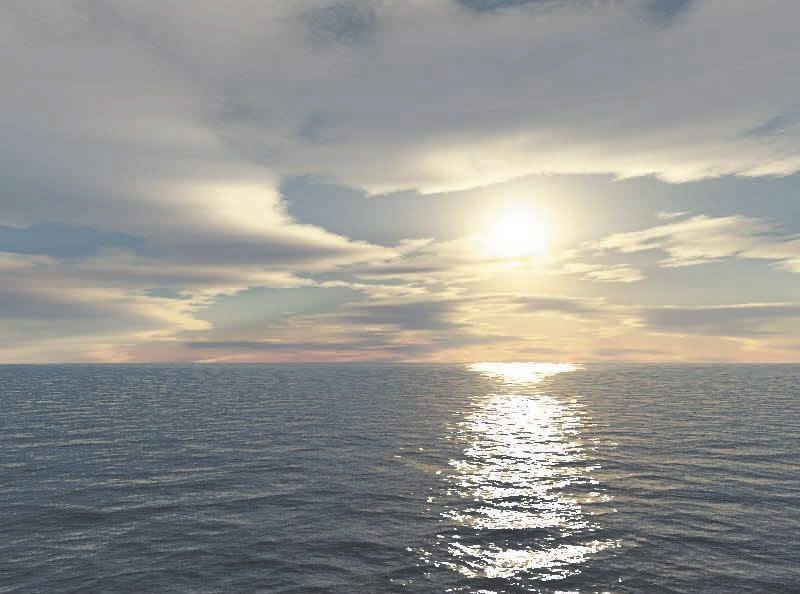
//> input picture pic_1.jpg, 800 x 594 px
$ ./main_-_копия   (built with g++ and OpenCV 4)
//> lines starting //> are read from the running program, lines starting //| are printed output that depends on the picture
#include <opencv2/highgui.hpp>
#include <opencv2/imgproc.hpp>
#include <string.h>
#include <vector>
#include <math.h>

using namespace cv;

#define WND_NAME_RES "Result Picture"

Mat RGB_to_LMS = (Mat_<double>(3,3) <<	0.3811, 0.5783, 0.0402,
										0.1967, 0.7244, 0.0782,
										0.0241, 0.1288, 0.8444);
Mat LMS_to_RGB = (Mat_<double>(3,3) <<	4.4679, -3.5873, 0.1193,
										-1.2186, 2.3809, -0.1624,
										0.0497, -0.2439, 1.2045);
Mat LMS_to_lab_1 = (Mat_<double>(3,3) << 1/sqrt(3), 0, 0,
										0, 1/sqrt(6), 0,
										0, 0, 1/sqrt(2));
Mat LMS_to_lab_2 = (Mat_<double>(3,3) << 1, 1, 1,
											1, 1, -2,
											1, -1, 0);
Mat LMS_to_lab, lab_to_LMS;
struct ct_image
{
	std::string source;
	std::string target;
	std::string result;
};

bool makeCT(ct_image images);

Mat convertTolab(Mat input);
Mat convertFromlab(Mat input);
Mat mult(Mat mat1, Mat mat2);
Mat _transform(Mat mat, Mat core);

int main()
{
	// [5 lines of commented-out code are left out]
	transpose(LMS_to_lab_1, LMS_to_lab_1);
	transpose(LMS_to_lab_2, LMS_to_lab_2);
	ct_image images_1 = {"pic_1.jpg", "pic_2.jpg", "pic_1_2(1).jpg"};
	if(makeCT(images_1))
	{
		Mat res_pic = imread(images_1.result);
		imshow(WND_NAME_RES, res_pic);
		waitKey(0);
	}
	return 0;
}
bool makeCT(ct_image images)
{
	Mat imgs = imread(images.source);
//> imgs is the input picture: 594 rows x 800 cols, CV_8UC3; mean B, G, R 145.3, 148.9, 149
	Mat imgt = imread(images.target);
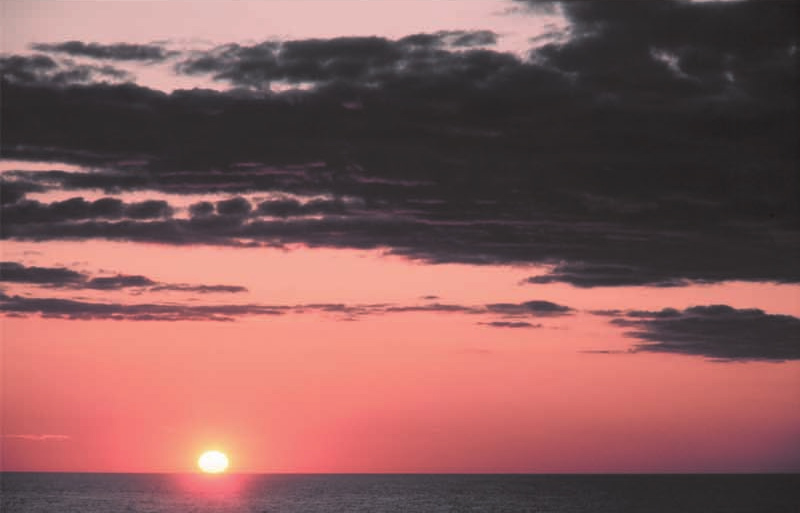
//> input picture pic_2.jpg, 800 x 513 px
//> imgt is the input picture: 513 rows x 800 cols, CV_8UC3; mean B, G, R 90.2, 91.1, 134.9
	Mat imgs_lab = convertTolab(imgs);
//> after the loop in _transform, `for(; iter != res.end<Vec3f>(); iter++)`:
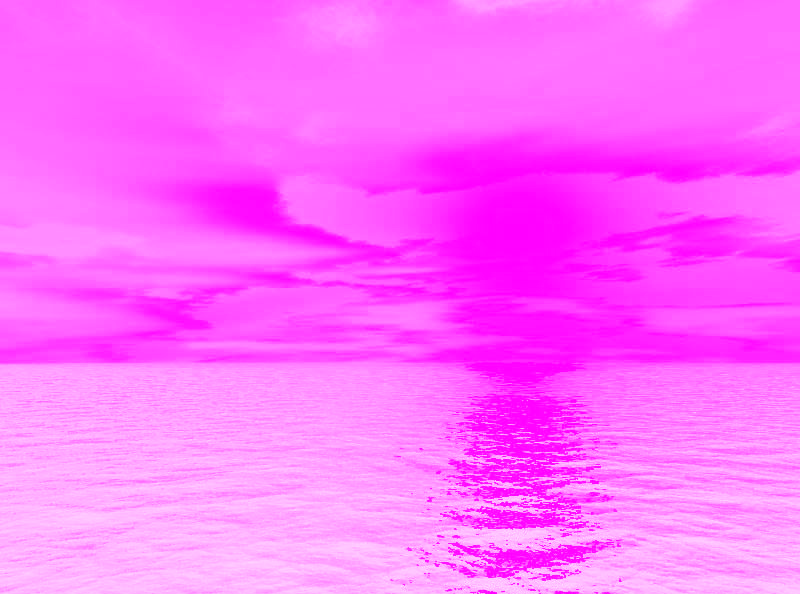
//> res: 594 rows x 800 cols, CV_32FC3; mean B, G, R 1708.5, -1.12e+27, 149; drawn with min black and max white
//> in convertTolab, `img_lms = _transform(img, RGB_to_LMS);`: RGB_to_LMS = [[0.381, 0.578, 0.0402], [0.197, 0.724, 0.0782], [0.0241, 0.129, 0.844]]
//> after the loop in convertTolab, `for(; iter != img_lms.end<Vec3f>(); iter++)`: img_lms: 594 rows x 800 cols, CV_32FC3; 33.33% of the values are NaN or infinite; the others: min 1.46, max 3.48, mean 2.68
//> after the loop in _transform (call 2), `for(; iter != res.end<Vec3f>(); iter++)`: res: 594 rows x 800 cols, CV_32FC3; 66.67% of the values are NaN or infinite; the others: min 1.46, max 2.41, mean 2.15
	Mat imgt_lab = convertTolab(imgt);
//> after the loop in _transform (call 4), `for(; iter != res.end<Vec3f>(); iter++)`:
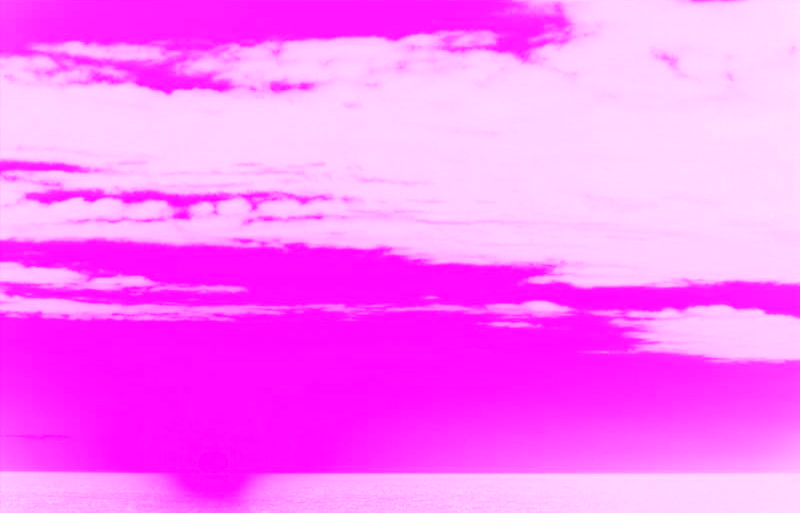
//> res: 513 rows x 800 cols, CV_32FC3; mean B, G, R 1057.8, -1.02e+27, 134.9; drawn with min black and max white
//> after the loop in convertTolab (call 2), `for(; iter != img_lms.end<Vec3f>(); iter++)`: img_lms: 513 rows x 800 cols, CV_32FC3; 33.33% of the values are NaN or infinite; the others: min 1.46, max 3.48, mean 2.5
//> after the loop in _transform (call 5), `for(; iter != res.end<Vec3f>(); iter++)`: res: 513 rows x 800 cols, CV_32FC3; 66.67% of the values are NaN or infinite; the others: min 1.46, max 2.41, mean 2.03
	Mat meant, means, stddt, stdds;
	meanStdDev(imgs_lab, means, stdds);
//> means = [nan, nan, 2.15]; stdds = [nan, nan, 0.156]
	meanStdDev(imgt_lab, meant, stddt);
//> meant = [nan, nan, 2.03]; stddt = [nan, nan, 0.314]
	std::vector<Mat> imgs_lab_channels, imgt_lab_channels;
	split(imgs_lab, imgs_lab_channels);
//> imgs_lab_channels[0]: 594 rows x 800 cols, CV_32FC1; every value is NaN or infinite
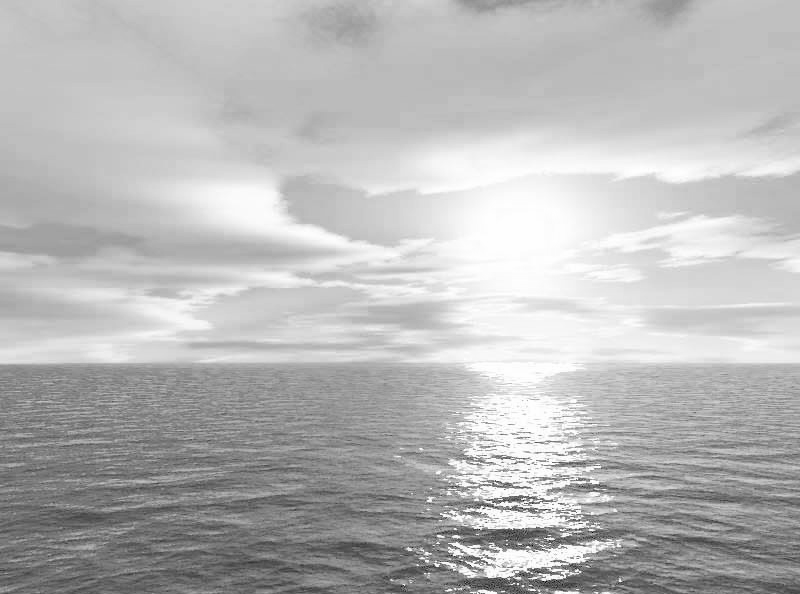
//> imgs_lab_channels[2]: 594 rows x 800 cols, CV_32FC1; min 1.46, max 2.41, mean 2.15; drawn with min black and max white
	split(imgt_lab, imgt_lab_channels);
//> imgt_lab_channels[0]: 513 rows x 800 cols, CV_32FC1; every value is NaN or infinite
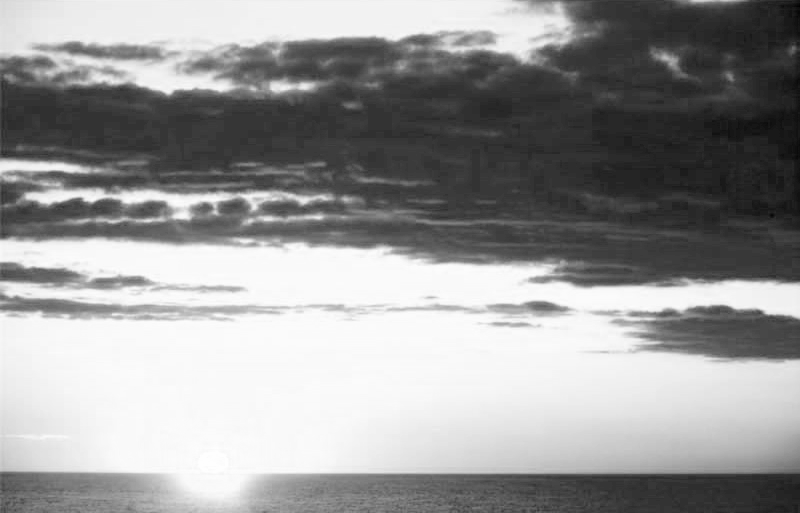
//> imgt_lab_channels[2]: 513 rows x 800 cols, CV_32FC1; min 1.46, max 2.41, mean 2.03; drawn with min black and max white
	for(int i = 0; i < 3; i++)
	{
		imgs_lab_channels[i] = (imgs_lab_channels[i] - means.at<double>(i)) *
		stddt.at<double>(i)/stdds.at<double>(i) + meant.at<double>(i);
	}
	Mat result;
	merge(imgs_lab_channels, result);
//> result: 594 rows x 800 cols, CV_32FC3; 66.67% of the values are NaN or infinite; the others: min 0.651, max 2.55, mean 2.03
	result = convertFromlab(result);
	imwrite(images.result, result);
	return true;
}
Mat convertTolab(Mat input)
{
	Mat img;
	input.convertTo(img,CV_32FC1);
	Mat img_lms;
	img_lms = _transform(img, RGB_to_LMS);
	MatIterator_<Vec3f> iter = img_lms.begin<Vec3f>();
	for(; iter != img_lms.end<Vec3f>(); iter++)
	{
		(*iter)[0] = log10((*iter)[0]);
		(*iter)[1] = log10((*iter)[1]);
		(*iter)[2] = log10((*iter)[2]);
	}
	Mat img_lab;
	img_lab = _transform(img_lms, LMS_to_lab_2);
	img_lab = _transform(img_lab, LMS_to_lab_1);
	return img_lab;
}
Mat convertFromlab(Mat input)
{
	Mat img_lms;
	transpose(LMS_to_lab_1, LMS_to_lab_1);
	transpose(LMS_to_lab_2, LMS_to_lab_2);
	img_lms = _transform(input, LMS_to_lab_1);
	img_lms = _transform(img_lms, LMS_to_lab_2);
	MatIterator_<Vec3f> iter = img_lms.begin<Vec3f>();
	for(; iter != img_lms.end<Vec3f>(); iter++)
	{
		(*iter)[0] = pow((*iter)[0], 10);
		(*iter)[1] = pow((*iter)[1], 10);
		(*iter)[2] = pow((*iter)[2], 10);
	}
//> img_lms: 594 rows x 800 cols, CV_32FC3; 66.67% of the values are NaN or infinite; the others: min 0.0136, max 11532.7, mean 2507.3
	Mat img_RGB;
	img_RGB = _transform(img_lms, LMS_to_RGB);
//> LMS_to_RGB = [[4.47, -3.59, 0.119], [-1.22, 2.38, -0.162], [0.0497, -0.244, 1.2]]
	img_RGB.convertTo(img_RGB,CV_8UC1);
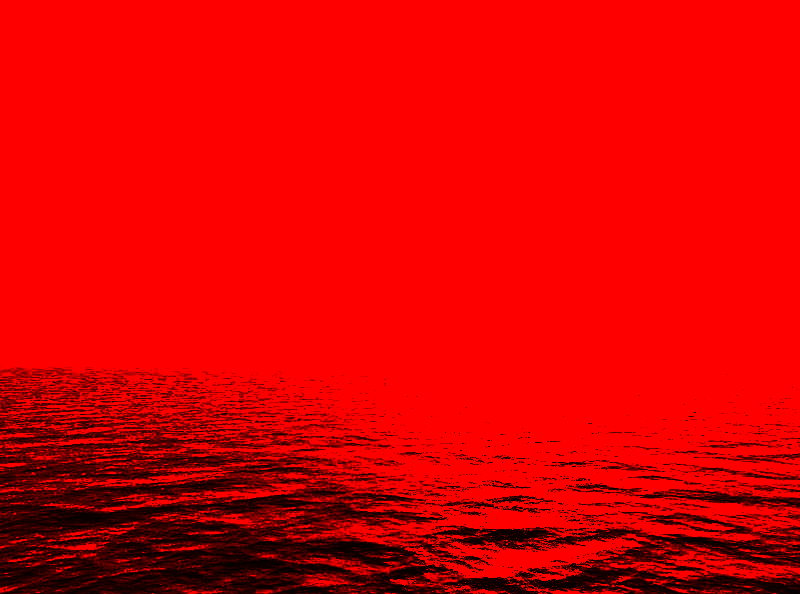
//> img_RGB: 594 rows x 800 cols, CV_8UC3; mean B, G, R 0, 0, 222.4
//> in main, `Mat res_pic = imread(images_1.result);`:
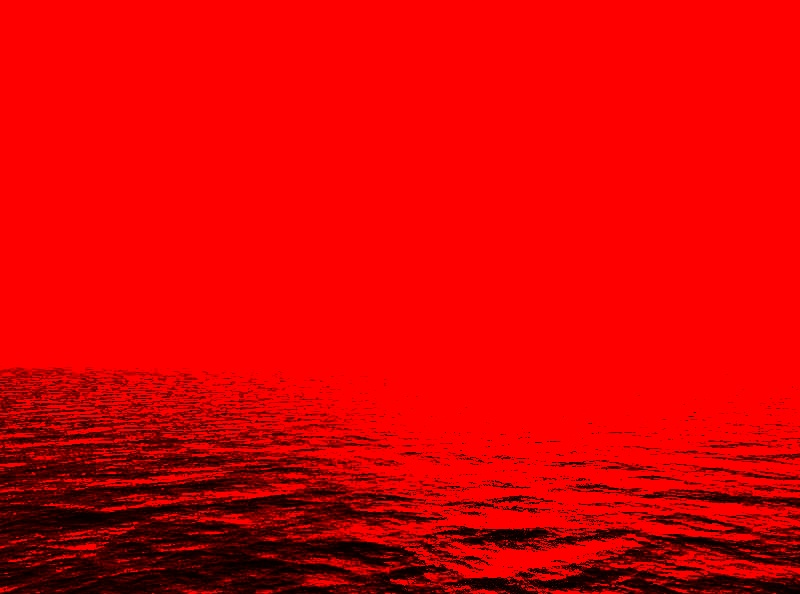
//> res_pic: 594 rows x 800 cols, CV_8UC3; mean B, G, R 1.4, 1.4, 221.5
	return img_RGB;
}
Mat mult(Mat mat1, Mat mat2)
{
	Mat res = Mat::zeros(mat1.rows, mat2.cols, CV_32FC3);
	for(int i = 0; i < mat1.rows; i++)
	for(int j = 0; j < mat2.cols; j++)
	{
		for(int k = 0; k < mat1.cols; k++)
			res.at<float>(i, j) += mat1.at<float>(i, k) * mat2.at<float>(k, j);
	}
	return res;
}
Mat _transform(Mat mat, Mat core)
{
	Mat res = mat.clone();
	MatIterator_<Vec3f> iter = res.begin<Vec3f>();
	for(; iter != res.end<Vec3f>(); iter++)
	{
		(*iter)[0] = core.at<float>(0, 0) * (*iter)[0] +  core.at<float>(0, 1) * (*iter)[1] +  core.at<float>(0, 2) * (*iter)[2];
		(*iter)[1] = core.at<float>(1, 0) * (*iter)[0] +  core.at<float>(1, 1) * (*iter)[1] +  core.at<float>(1, 2) * (*iter)[2];
		(*iter)[1] = core.at<float>(2, 0) * (*iter)[0] +  core.at<float>(2, 1) * (*iter)[1] +  core.at<float>(2, 2) * (*iter)[2];
	}
	return res;
}
